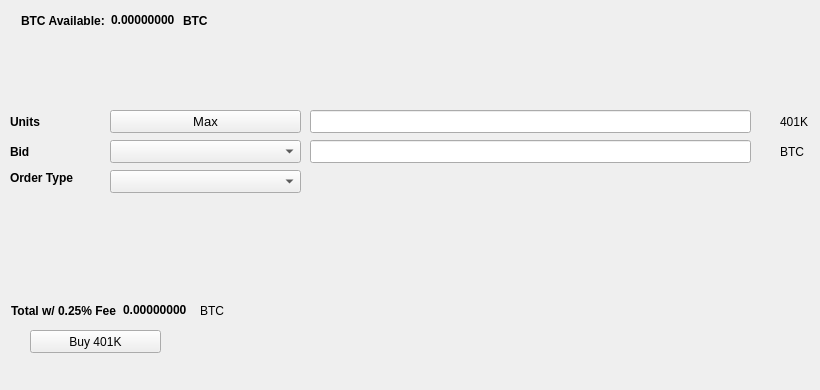
   <widget class="QWidget" name="BuyTab">
    <attribute name="title">
     <string>Buy</string>
    </attribute>
    <widget class="QPushButton" name="Buy401K">
     <property name="geometry">
      <rect>
       <x>30</x>
       <y>330</y>
       <width>131</width>
       <height>23</height>
      </rect>
     </property>
     <property name="text">
      <string>Buy 401K</string>
     </property>
     <property name="icon">
      <iconset resource="../bitcoin.qrc">
       <normaloff>:/icons/bitcoin</normaloff>:/icons/bitcoin</iconset>
     </property>
    </widget>
    <widget class="QLabel" name="label_3">
     <property name="geometry">
      <rect>
       <x>10</x>
       <y>110</y>
       <width>46</width>
       <height>23</height>
      </rect>
     </property>
     <property name="font">
      <font>
       <weight>75</weight>
       <bold>true</bold>
      </font>
     </property>
     <property name="text">
      <string>Units</string>
     </property>
    </widget>
    <widget class="QLineEdit" name="UnitsInput">
     <property name="geometry">
      <rect>
       <x>310</x>
       <y>110</y>
       <width>441</width>
       <height>23</height>
      </rect>
     </property>
     <property name="font">
      <font>
       <pointsize>9</pointsize>
       <weight>75</weight>
       <bold>true</bold>
      </font>
     </property>
    </widget>
    <widget class="QLineEdit" name="BuyBidPriceEdit">
     <property name="geometry">
      <rect>
       <x>310</x>
       <y>140</y>
       <width>441</width>
       <height>23</height>
      </rect>
     </property>
     <property name="font">
      <font>
       <pointsize>9</pointsize>
       <weight>75</weight>
       <bold>true</bold>
      </font>
     </property>
    </widget>
    <widget class="QLabel" name="label_4">
     <property name="geometry">
      <rect>
       <x>780</x>
       <y>110</y>
       <width>31</width>
       <height>23</height>
      </rect>
     </property>
     <property name="text">
      <string>401K</string>
     </property>
    </widget>
    <widget class="QLabel" name="label_5">
     <property name="geometry">
      <rect>
       <x>780</x>
       <y>140</y>
       <width>31</width>
       <height>23</height>
      </rect>
     </property>
     <property name="text">
      <string>BTC</string>
     </property>
    </widget>
    <widget class="QLabel" name="label_6">
     <property name="geometry">
      <rect>
       <x>10</x>
       <y>140</y>
       <width>46</width>
       <height>23</height>
      </rect>
     </property>
     <property name="font">
      <font>
       <weight>75</weight>
       <bold>true</bold>
      </font>
     </property>
     <property name="text">
      <string>Bid</string>
     </property>
    </widget>
    <widget class="QLabel" name="label_7">
     <property name="geometry">
      <rect>
       <x>10</x>
       <y>170</y>
       <width>91</width>
       <height>16</height>
      </rect>
     </property>
     <property name="font">
      <font>
       <weight>75</weight>
       <bold>true</bold>
      </font>
     </property>
     <property name="text">
      <string>Order Type</string>
     </property>
    </widget>
    <widget class="QPushButton" name="Buy_Max_Amount">
     <property name="geometry">
      <rect>
       <x>110</x>
       <y>110</y>
       <width>191</width>
       <height>23</height>
      </rect>
     </property>
     <property name="font">
      <font>
       <pointsize>10</pointsize>
      </font>
     </property>
     <property name="text">
      <string>Max</string>
     </property>
    </widget>
    <widget class="QComboBox" name="BuyBidcomboBox">
     <property name="geometry">
      <rect>
       <x>110</x>
       <y>140</y>
       <width>191</width>
       <height>23</height>
      </rect>
     </property>
     <property name="font">
      <font>
       <pointsize>10</pointsize>
      </font>
     </property>
    </widget>
    <widget class="QComboBox" name="buyOrdertypeCombo">
     <property name="geometry">
      <rect>
       <x>110</x>
       <y>170</y>
       <width>191</width>
       <height>23</height>
      </rect>
     </property>
     <property name="font">
      <font>
       <pointsize>10</pointsize>
      </font>
     </property>
    </widget>
    <widget class="QWidget" name="layoutWidget1">
     <property name="geometry">
      <rect>
       <x>21</x>
       <y>11</y>
       <width>227</width>
       <height>19</height>
      </rect>
     </property>
     <layout class="QHBoxLayout" name="horizontalLayout_3">
      <item>
       <widget class="QLabel" name="label232">
        <property name="font">
         <font>
          <weight>75</weight>
          <bold>true</bold>
         </font>
        </property>
        <property name="text">
         <string>BTC Available:</string>
        </property>
       </widget>
      </item>
      <item>
       <widget class="QLabel" name="BtcAvailableLbl">
        <property name="palette">
         <palette>
          <active>
           <colorrole role="WindowText">
            <brush brushstyle="SolidPattern">
             <color alpha="255">
              <red>0</red>
              <green>0</green>
              <blue>0</blue>
             </color>
            </brush>
           </colorrole>
           <colorrole role="Button">
            <brush brushstyle="SolidPattern">
             <color alpha="255">
              <red>0</red>
              <green>170</green>
              <blue>0</blue>
             </color>
            </brush>
           </colorrole>
           <colorrole role="Light">
            <brush brushstyle="SolidPattern">
             <color alpha="255">
              <red>0</red>
              <green>255</green>
              <blue>0</blue>
             </color>
            </brush>
           </colorrole>
           <colorrole role="Midlight">
            <brush brushstyle="SolidPattern">
             <color alpha="255">
              <red>0</red>
              <green>212</green>
              <blue>0</blue>
             </color>
            </brush>
           </colorrole>
           <colorrole role="Dark">
            <brush brushstyle="SolidPattern">
             <color alpha="255">
              <red>0</red>
              <green>85</green>
              <blue>0</blue>
             </color>
            </brush>
           </colorrole>
           <colorrole role="Mid">
            <brush brushstyle="SolidPattern">
             <color alpha="255">
              <red>0</red>
              <green>113</green>
              <blue>0</blue>
             </color>
            </brush>
           </colorrole>
           <colorrole role="Text">
            <brush brushstyle="SolidPattern">
             <color alpha="255">
              <red>0</red>
              <green>170</green>
              <blue>0</blue>
             </color>
            </brush>
           </colorrole>
           <colorrole role="BrightText">
            <brush brushstyle="SolidPattern">
             <color alpha="255">
              <red>255</red>
              <green>255</green>
              <blue>255</blue>
             </color>
            </brush>
           </colorrole>
           <colorrole role="ButtonText">
            <brush brushstyle="SolidPattern">
             <color alpha="255">
              <red>0</red>
              <green>0</green>
              <blue>0</blue>
             </color>
            </brush>
           </colorrole>
           <colorrole role="Base">
            <brush brushstyle="SolidPattern">
             <color alpha="255">
              <red>255</red>
              <green>255</green>
              <blue>255</blue>
             </color>
            </brush>
           </colorrole>
           <colorrole role="Window">
            <brush brushstyle="SolidPattern">
             <color alpha="255">
              <red>0</red>
              <green>170</green>
              <blue>0</blue>
             </color>
            </brush>
           </colorrole>
           <colorrole role="Shadow">
            <brush brushstyle="SolidPattern">
             <color alpha="255">
              <red>0</red>
              <green>0</green>
              <blue>0</blue>
             </color>
            </brush>
           </colorrole>
           <colorrole role="AlternateBase">
            <brush brushstyle="SolidPattern">
             <color alpha="255">
              <red>127</red>
              <green>212</green>
              <blue>127</blue>
             </color>
            </brush>
           </colorrole>
           <colorrole role="ToolTipBase">
            <brush brushstyle="SolidPattern">
             <color alpha="255">
              <red>255</red>
              <green>255</green>
              <blue>220</blue>
             </color>
            </brush>
           </colorrole>
           <colorrole role="ToolTipText">
            <brush brushstyle="SolidPattern">
             <color alpha="255">
              <red>0</red>
              <green>0</green>
              <blue>0</blue>
             </color>
            </brush>
           </colorrole>
          </active>
          <inactive>
           <colorrole role="WindowText">
            <brush brushstyle="SolidPattern">
             <color alpha="255">
              <red>0</red>
              <green>0</green>
              <blue>0</blue>
             </color>
            </brush>
           </colorrole>
           <colorrole role="Button">
            <brush brushstyle="SolidPattern">
             <color alpha="255">
              <red>0</red>
              <green>170</green>
              <blue>0</blue>
             </color>
            </brush>
           </colorrole>
           <colorrole role="Light">
            <brush brushstyle="SolidPattern">
             <color alpha="255">
              <red>0</red>
              <green>255</green>
              <blue>0</blue>
             </color>
            </brush>
           </colorrole>
           <colorrole role="Midlight">
            <brush brushstyle="SolidPattern">
             <color alpha="255">
              <red>0</red>
              <green>212</green>
              <blue>0</blue>
             </color>
            </brush>
           </colorrole>
           <colorrole role="Dark">
            <brush brushstyle="SolidPattern">
             <color alpha="255">
              <red>0</red>
              <green>85</green>
              <blue>0</blue>
             </color>
            </brush>
           </colorrole>
           <colorrole role="Mid">
            <brush brushstyle="SolidPattern">
             <color alpha="255">
              <red>0</red>
              <green>113</green>
              <blue>0</blue>
             </color>
            </brush>
           </colorrole>
           <colorrole role="Text">
            <brush brushstyle="SolidPattern">
             <color alpha="255">
              <red>0</red>
              <green>170</green>
              <blue>0</blue>
             </color>
            </brush>
           </colorrole>
           <colorrole role="BrightText">
            <brush brushstyle="SolidPattern">
             <color alpha="255">
              <red>255</red>
              <green>255</green>
              <blue>255</blue>
             </color>
            </brush>
           </colorrole>
           <colorrole role="ButtonText">
            <brush brushstyle="SolidPattern">
             <color alpha="255">
              <red>0</red>
              <green>0</green>
              <blue>0</blue>
             </color>
            </brush>
           </colorrole>
           <colorrole role="Base">
            <brush brushstyle="SolidPattern">
             <color alpha="255">
              <red>255</red>
              <green>255</green>
              <blue>255</blue>
             </color>
            </brush>
           </colorrole>
           <colorrole role="Window">
            <brush brushstyle="SolidPattern">
             <color alpha="255">
              <red>0</red>
              <green>170</green>
              <blue>0</blue>
             </color>
            </brush>
           </colorrole>
           <colorrole role="Shadow">
            <brush brushstyle="SolidPattern">
             <color alpha="255">
              <red>0</red>
              <green>0</green>
              <blue>0</blue>
             </color>
            </brush>
           </colorrole>
           <colorrole role="AlternateBase">
            <brush brushstyle="SolidPattern">
             <color alpha="255">
              <red>127</red>
              <green>212</green>
              <blue>127</blue>
             </color>
            </brush>
           </colorrole>
           <colorrole role="ToolTipBase">
            <brush brushstyle="SolidPattern">
             <color alpha="255">
              <red>255</red>
              <green>255</green>
              <blue>220</blue>
             </color>
            </brush>
           </colorrole>
           <colorrole role="ToolTipText">
            <brush brushstyle="SolidPattern">
             <color alpha="255">
              <red>0</red>
              <green>0</green>
              <blue>0</blue>
             </color>
            </brush>
           </colorrole>
          </inactive>
          <disabled>
           <colorrole role="WindowText">
            <brush brushstyle="SolidPattern">
             <color alpha="255">
              <red>0</red>
              <green>85</green>
              <blue>0</blue>
             </color>
            </brush>
           </colorrole>
           <colorrole role="Button">
            <brush brushstyle="SolidPattern">
             <color alpha="255">
              <red>0</red>
              <green>170</green>
              <blue>0</blue>
             </color>
            </brush>
           </colorrole>
           <colorrole role="Light">
            <brush brushstyle="SolidPattern">
             <color alpha="255">
              <red>0</red>
              <green>255</green>
              <blue>0</blue>
             </color>
            </brush>
           </colorrole>
           <colorrole role="Midlight">
            <brush brushstyle="SolidPattern">
             <color alpha="255">
              <red>0</red>
              <green>212</green>
              <blue>0</blue>
             </color>
            </brush>
           </colorrole>
           <colorrole role="Dark">
            <brush brushstyle="SolidPattern">
             <color alpha="255">
              <red>0</red>
              <green>85</green>
              <blue>0</blue>
             </color>
            </brush>
           </colorrole>
           <colorrole role="Mid">
            <brush brushstyle="SolidPattern">
             <color alpha="255">
              <red>0</red>
              <green>113</green>
              <blue>0</blue>
             </color>
            </brush>
           </colorrole>
           <colorrole role="Text">
            <brush brushstyle="SolidPattern">
             <color alpha="255">
              <red>0</red>
              <green>85</green>
              <blue>0</blue>
             </color>
            </brush>
           </colorrole>
           <colorrole role="BrightText">
            <brush brushstyle="SolidPattern">
             <color alpha="255">
              <red>255</red>
              <green>255</green>
              <blue>255</blue>
             </color>
            </brush>
           </colorrole>
           <colorrole role="ButtonText">
            <brush brushstyle="SolidPattern">
             <color alpha="255">
              <red>0</red>
              <green>85</green>
              <blue>0</blue>
             </color>
            </brush>
           </colorrole>
           <colorrole role="Base">
            <brush brushstyle="SolidPattern">
             <color alpha="255">
              <red>0</red>
              <green>170</green>
              <blue>0</blue>
             </color>
            </brush>
           </colorrole>
           <colorrole role="Window">
            <brush brushstyle="SolidPattern">
             <color alpha="255">
              <red>0</red>
              <green>170</green>
              <blue>0</blue>
             </color>
            </brush>
           </colorrole>
           <colorrole role="Shadow">
            <brush brushstyle="SolidPattern">
             <color alpha="255">
              <red>0</red>
              <green>0</green>
              <blue>0</blue>
             </color>
            </brush>
           </colorrole>
           <colorrole role="AlternateBase">
            <brush brushstyle="SolidPattern">
             <color alpha="255">
              <red>0</red>
              <green>170</green>
              <blue>0</blue>
             </color>
            </brush>
           </colorrole>
           <colorrole role="ToolTipBase">
            <brush brushstyle="SolidPattern">
             <color alpha="255">
              <red>255</red>
              <green>255</green>
              <blue>220</blue>
             </color>
            </brush>
           </colorrole>
           <colorrole role="ToolTipText">
            <brush brushstyle="SolidPattern">
             <color alpha="255">
              <red>0</red>
              <green>0</green>
              <blue>0</blue>
             </color>
            </brush>
           </colorrole>
          </disabled>
         </palette>
        </property>
        <property name="font">
         <font>
          <weight>75</weight>
          <bold>true</bold>
         </font>
        </property>
        <property name="text">
         <string>0.00000000</string>
        </property>
        <property name="textInteractionFlags">
         <set>Qt::LinksAccessibleByMouse|Qt::TextSelectableByKeyboard|Qt::TextSelectableByMouse</set>
        </property>
       </widget>
      </item>
      <item>
       <widget class="QLabel" name="BtcAvailableLbl_2">
        <property name="font">
         <font>
          <weight>75</weight>
          <bold>true</bold>
         </font>
        </property>
        <property name="text">
         <string>BTC</string>
        </property>
       </widget>
      </item>
     </layout>
    </widget>
    <widget class="QWidget" name="layoutWidge2">
     <property name="geometry">
      <rect>
       <x>11</x>
       <y>301</y>
       <width>259</width>
       <height>19</height>
      </rect>
     </property>
     <layout class="QHBoxLayout" name="horizontalLayout_4">
      <item>
       <widget class="QLabel" name="label_9">
        <property name="font">
         <font>
          <weight>75</weight>
          <bold>true</bold>
         </font>
        </property>
        <property name="text">
         <string>Total w/ 0.25% Fee</string>
        </property>
       </widget>
      </item>
      <item>
       <widget class="QLabel" name="BuyCostLabel">
        <property name="palette">
         <palette>
          <active>
           <colorrole role="WindowText">
            <brush brushstyle="SolidPattern">
             <color alpha="255">
              <red>0</red>
              <green>0</green>
              <blue>0</blue>
             </color>
            </brush>
           </colorrole>
           <colorrole role="Button">
            <brush brushstyle="SolidPattern">
             <color alpha="255">
              <red>0</red>
              <green>170</green>
              <blue>0</blue>
             </color>
            </brush>
           </colorrole>
           <colorrole role="Light">
            <brush brushstyle="SolidPattern">
             <color alpha="255">
              <red>0</red>
              <green>255</green>
              <blue>0</blue>
             </color>
            </brush>
           </colorrole>
           <colorrole role="Midlight">
            <brush brushstyle="SolidPattern">
             <color alpha="255">
              <red>0</red>
              <green>212</green>
              <blue>0</blue>
             </color>
            </brush>
           </colorrole>
           <colorrole role="Dark">
            <brush brushstyle="SolidPattern">
             <color alpha="255">
              <red>0</red>
              <green>85</green>
              <blue>0</blue>
             </color>
            </brush>
           </colorrole>
           <colorrole role="Mid">
            <brush brushstyle="SolidPattern">
             <color alpha="255">
              <red>0</red>
              <green>113</green>
              <blue>0</blue>
             </color>
            </brush>
           </colorrole>
           <colorrole role="Text">
            <brush brushstyle="SolidPattern">
             <color alpha="255">
              <red>0</red>
              <green>170</green>
              <blue>0</blue>
             </color>
            </brush>
           </colorrole>
           <colorrole role="BrightText">
            <brush brushstyle="SolidPattern">
             <color alpha="255">
              <red>255</red>
              <green>255</green>
              <blue>255</blue>
             </color>
            </brush>
           </colorrole>
           <colorrole role="ButtonText">
            <brush brushstyle="SolidPattern">
             <color alpha="255">
              <red>0</red>
              <green>0</green>
              <blue>0</blue>
             </color>
            </brush>
           </colorrole>
           <colorrole role="Base">
            <brush brushstyle="SolidPattern">
             <color alpha="255">
              <red>255</red>
              <green>255</green>
              <blue>255</blue>
             </color>
            </brush>
           </colorrole>
           <colorrole role="Window">
            <brush brushstyle="SolidPattern">
             <color alpha="255">
              <red>0</red>
              <green>170</green>
              <blue>0</blue>
             </color>
            </brush>
           </colorrole>
           <colorrole role="Shadow">
            <brush brushstyle="SolidPattern">
             <color alpha="255">
              <red>0</red>
              <green>0</green>
              <blue>0</blue>
             </color>
            </brush>
           </colorrole>
           <colorrole role="AlternateBase">
            <brush brushstyle="SolidPattern">
             <color alpha="255">
              <red>127</red>
              <green>212</green>
              <blue>127</blue>
             </color>
            </brush>
           </colorrole>
           <colorrole role="ToolTipBase">
            <brush brushstyle="SolidPattern">
             <color alpha="255">
              <red>255</red>
              <green>255</green>
              <blue>220</blue>
             </color>
            </brush>
           </colorrole>
           <colorrole role="ToolTipText">
            <brush brushstyle="SolidPattern">
             <color alpha="255">
              <red>0</red>
              <green>0</green>
              <blue>0</blue>
             </color>
            </brush>
           </colorrole>
          </active>
          <inactive>
           <colorrole role="WindowText">
            <brush brushstyle="SolidPattern">
             <color alpha="255">
              <red>0</red>
              <green>0</green>
              <blue>0</blue>
             </color>
            </brush>
           </colorrole>
           <colorrole role="Button">
            <brush brushstyle="SolidPattern">
             <color alpha="255">
              <red>0</red>
              <green>170</green>
              <blue>0</blue>
             </color>
            </brush>
           </colorrole>
           <colorrole role="Light">
            <brush brushstyle="SolidPattern">
             <color alpha="255">
              <red>0</red>
              <green>255</green>
              <blue>0</blue>
             </color>
            </brush>
           </colorrole>
           <colorrole role="Midlight">
            <brush brushstyle="SolidPattern">
             <color alpha="255">
              <red>0</red>
              <green>212</green>
              <blue>0</blue>
             </color>
            </brush>
           </colorrole>
           <colorrole role="Dark">
            <brush brushstyle="SolidPattern">
             <color alpha="255">
              <red>0</red>
              <green>85</green>
              <blue>0</blue>
             </color>
            </brush>
           </colorrole>
           <colorrole role="Mid">
            <brush brushstyle="SolidPattern">
             <color alpha="255">
              <red>0</red>
              <green>113</green>
              <blue>0</blue>
             </color>
            </brush>
           </colorrole>
           <colorrole role="Text">
            <brush brushstyle="SolidPattern">
             <color alpha="255">
              <red>0</red>
              <green>170</green>
              <blue>0</blue>
             </color>
            </brush>
           </colorrole>
           <colorrole role="BrightText">
            <brush brushstyle="SolidPattern">
             <color alpha="255">
              <red>255</red>
              <green>255</green>
              <blue>255</blue>
             </color>
            </brush>
           </colorrole>
           <colorrole role="ButtonText">
            <brush brushstyle="SolidPattern">
             <color alpha="255">
              <red>0</red>
              <green>0</green>
              <blue>0</blue>
             </color>
            </brush>
           </colorrole>
           <colorrole role="Base">
            <brush brushstyle="SolidPattern">
             <color alpha="255">
              <red>255</red>
              <green>255</green>
              <blue>255</blue>
             </color>
            </brush>
           </colorrole>
           <colorrole role="Window">
            <brush brushstyle="SolidPattern">
             <color alpha="255">
              <red>0</red>
              <green>170</green>
              <blue>0</blue>
             </color>
            </brush>
           </colorrole>
           <colorrole role="Shadow">
            <brush brushstyle="SolidPattern">
             <color alpha="255">
              <red>0</red>
              <green>0</green>
              <blue>0</blue>
             </color>
            </brush>
           </colorrole>
           <colorrole role="AlternateBase">
            <brush brushstyle="SolidPattern">
             <color alpha="255">
              <red>127</red>
              <green>212</green>
              <blue>127</blue>
             </color>
            </brush>
           </colorrole>
           <colorrole role="ToolTipBase">
            <brush brushstyle="SolidPattern">
             <color alpha="255">
              <red>255</red>
              <green>255</green>
              <blue>220</blue>
             </color>
            </brush>
           </colorrole>
           <colorrole role="ToolTipText">
            <brush brushstyle="SolidPattern">
             <color alpha="255">
              <red>0</red>
              <green>0</green>
              <blue>0</blue>
             </color>
            </brush>
           </colorrole>
          </inactive>
          <disabled>
           <colorrole role="WindowText">
            <brush brushstyle="SolidPattern">
             <color alpha="255">
              <red>0</red>
              <green>85</green>
              <blue>0</blue>
             </color>
            </brush>
           </colorrole>
           <colorrole role="Button">
            <brush brushstyle="SolidPattern">
             <color alpha="255">
              <red>0</red>
              <green>170</green>
              <blue>0</blue>
             </color>
            </brush>
           </colorrole>
           <colorrole role="Light">
            <brush brushstyle="SolidPattern">
             <color alpha="255">
              <red>0</red>
              <green>255</green>
              <blue>0</blue>
             </color>
            </brush>
           </colorrole>
           <colorrole role="Midlight">
            <brush brushstyle="SolidPattern">
             <color alpha="255">
              <red>0</red>
              <green>212</green>
              <blue>0</blue>
             </color>
            </brush>
           </colorrole>
           <colorrole role="Dark">
            <brush brushstyle="SolidPattern">
             <color alpha="255">
              <red>0</red>
              <green>85</green>
              <blue>0</blue>
             </color>
            </brush>
           </colorrole>
           <colorrole role="Mid">
            <brush brushstyle="SolidPattern">
             <color alpha="255">
              <red>0</red>
              <green>113</green>
              <blue>0</blue>
             </color>
            </brush>
           </colorrole>
           <colorrole role="Text">
            <brush brushstyle="SolidPattern">
             <color alpha="255">
              <red>0</red>
              <green>85</green>
              <blue>0</blue>
             </color>
            </brush>
           </colorrole>
           <colorrole role="BrightText">
            <brush brushstyle="SolidPattern">
             <color alpha="255">
              <red>255</red>
              <green>255</green>
              <blue>255</blue>
             </color>
            </brush>
           </colorrole>
           <colorrole role="ButtonText">
            <brush brushstyle="SolidPattern">
             <color alpha="255">
              <red>0</red>
              <green>85</green>
              <blue>0</blue>
             </color>
            </brush>
           </colorrole>
           <colorrole role="Base">
            <brush brushstyle="SolidPattern">
             <color alpha="255">
              <red>0</red>
              <green>170</green>
              <blue>0</blue>
             </color>
            </brush>
           </colorrole>
           <colorrole role="Window">
            <brush brushstyle="SolidPattern">
             <color alpha="255">
              <red>0</red>
              <green>170</green>
              <blue>0</blue>
             </color>
            </brush>
           </colorrole>
           <colorrole role="Shadow">
            <brush brushstyle="SolidPattern">
             <color alpha="255">
              <red>0</red>
              <green>0</green>
              <blue>0</blue>
             </color>
            </brush>
           </colorrole>
           <colorrole role="AlternateBase">
            <brush brushstyle="SolidPattern">
             <color alpha="255">
              <red>0</red>
              <green>170</green>
              <blue>0</blue>
             </color>
            </brush>
           </colorrole>
           <colorrole role="ToolTipBase">
            <brush brushstyle="SolidPattern">
             <color alpha="255">
              <red>255</red>
              <green>255</green>
              <blue>220</blue>
             </color>
            </brush>
           </colorrole>
           <colorrole role="ToolTipText">
            <brush brushstyle="SolidPattern">
             <color alpha="255">
              <red>0</red>
              <green>0</green>
              <blue>0</blue>
             </color>
            </brush>
           </colorrole>
          </disabled>
         </palette>
        </property>
        <property name="font">
         <font>
          <weight>75</weight>
          <bold>true</bold>
         </font>
        </property>
        <property name="autoFillBackground">
         <bool>false</bool>
        </property>
        <property name="text">
         <string>0.00000000</string>
        </property>
        <property name="textInteractionFlags">
         <set>Qt::LinksAccessibleByMouse|Qt::TextSelectableByMouse</set>
        </property>
       </widget>
      </item>
      <item>
       <widget class="QLabel" name="label_10">
        <property name="font">
         <font>
          <weight>50</weight>
          <bold>false</bold>
         </font>
        </property>
        <property name="text">
         <string>BTC</string>
        </property>
       </widget>
      </item>
     </layout>
    </widget>
    <widget class="QLabel" name="label_24">
     <property name="geometry">
      <rect>
       <x>460</x>
       <y>300</y>
       <width>281</width>
       <height>81</height>
      </rect>
     </property>
     <property name="text">
      <string/>
     </property>
     <property name="pixmap">
      <pixmap>:/images/bittrex</pixmap>
     </property>
    </widget>
   </widget>
